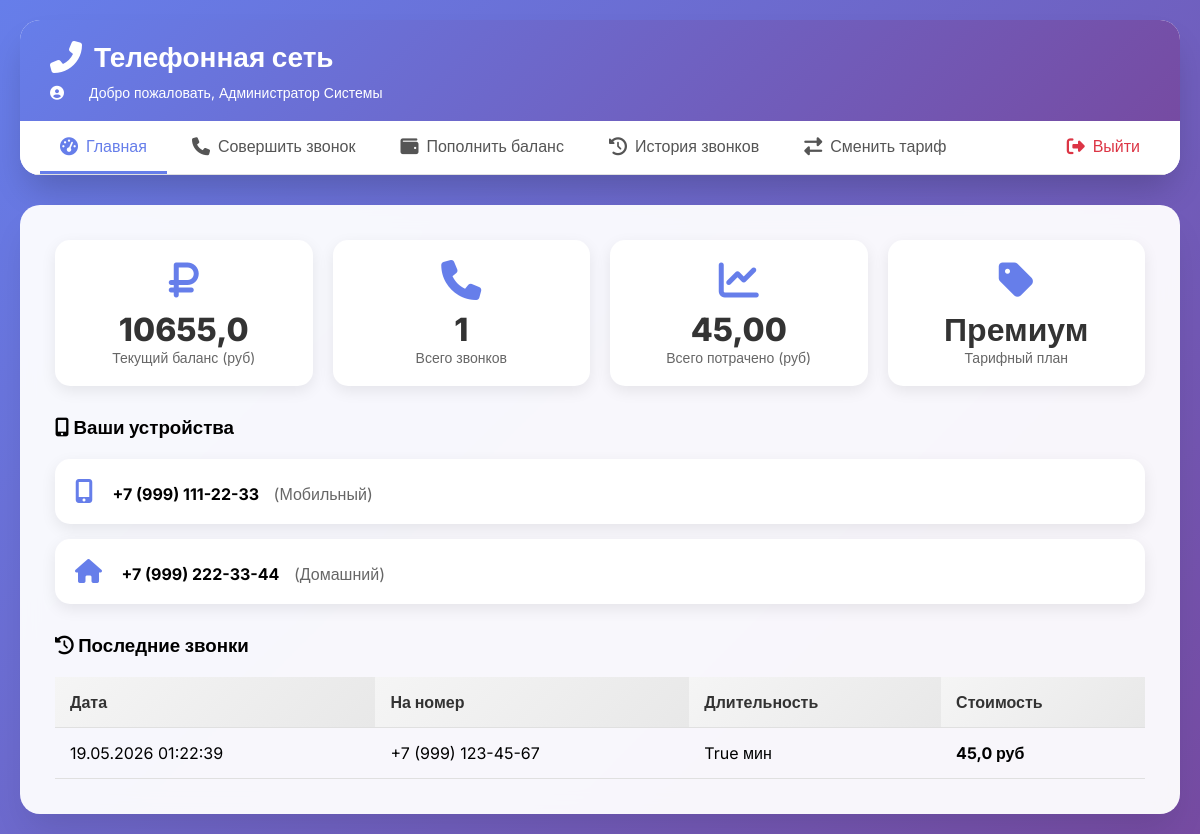
The page /dashboard/ (signed in) on the database its author committed.
### billing/models.py (models this page shows, shortened)
class Client(models.Model):
    name = models.CharField(max_length=100)
    balance = models.FloatField(default=0.0)
    tariff = models.ForeignKey(Tariff, on_delete=models.SET_NULL, null=True)
    username = models.CharField(max_length=50, unique=True, default='user')
    password = models.CharField(max_length=128, default='password')
    is_admin = models.BooleanField(default=False)
    class Meta:
        db_table = 'clients'

class Tariff(models.Model):
    name = models.CharField(max_length=50)
    price_per_minute = models.FloatField(default=1.0)
    class Meta:
        db_table = 'tariffs'

class Device(models.Model):
    DEVICE_TYPES = [
        ('mobile', 'Мобильный'),
        ('home', 'Домашний'),
    ]
    phone_number = models.CharField(max_length=20, unique=True)
    device_type = models.CharField(max_length=10, choices=DEVICE_TYPES)
    client = models.ForeignKey(
        Client, on_delete=models.CASCADE, related_name='devices')
    class Meta:
        db_table = 'devices'

class Call(models.Model):
    start_time = models.DateTimeField(auto_now_add=True)
    duration_sec = models.IntegerField()
    cost = models.FloatField(default=0.0)
    from_device = models.ForeignKey(
        Device, on_delete=models.CASCADE, related_name='outgoing_calls')
    to_device = models.ForeignKey(
        Device, on_delete=models.CASCADE, related_name='incoming_calls')
    class Meta:
        db_table = 'calls'

### billing/views.py (the view)
# urls.py: path('dashboard/', views.dashboard, name='dashboard'),
def dashboard(request):
    if 'client_id' not in request.session:
        return redirect('login')
    client = Client.objects.get(id=request.session['client_id'])
    devices = Device.objects.filter(client=client)
    recent_calls = Call.objects.filter(from_device__client=client).order_by('-start_time')[:5]
    context = {
        'client': client,
        'devices': devices,
        'recent_calls': recent_calls,
        'client_name': client.name,
        'total_spent': sum([float(call.cost) for call in Call.objects.filter(from_device__client=client)]),
        'total_calls': Call.objects.filter(from_device__client=client).count(),
    }
    return render(request, 'billing/dashboard.html', context)

### billing/templates/billing/dashboard.html
{% extends 'billing/base.html' %} {% block content %}
<div class="stats-grid">
  <div class="stat-card">
    <i class="fas fa-ruble-sign"></i>
    <div class="number">{{ client.balance }}</div>
    <div class="label">Текущий баланс (руб)</div>
  </div>
  <div class="stat-card">
    <i class="fas fa-phone"></i>
    <div class="number">{{ total_calls }}</div>
    <div class="label">Всего звонков</div>
  </div>
  <div class="stat-card">
    <i class="fas fa-chart-line"></i>
    <div class="number">{{ total_spent|floatformat:2 }}</div>
    <div class="label">Всего потрачено (руб)</div>
  </div>
  <div class="stat-card">
    <i class="fas fa-tag"></i>
    <div class="number">{{ client.tariff.name|default:"Не выбран" }}</div>
    <div class="label">Тарифный план</div>
  </div>
</div>
<h3 style="margin: 30px 0 20px 0">
  <i class="fas fa-mobile-alt"></i> Ваши устройства
</h3>
<div style="display: grid; gap: 15px; margin-bottom: 30px">
  {% for device in devices %}
  <div
    class="card"
    style="display: flex; justify-content: space-between; align-items: center"
  >
    <div>
      <i
        class="fas fa-{% if device.device_type == 'mobile' %}mobile-alt{% else %}home{% endif %}"
        style="color: #667eea; font-size: 24px; margin-right: 15px"
      ></i>
      <strong>{{ device.phone_number }}</strong>
      <span style="color: #666; margin-left: 10px"
        >({{ device.get_device_type_display }})</span
      >
    </div>
  </div>
  {% empty %}
  <div class="alert alert-info">У вас нет зарегистрированных устройств</div>
  {% endfor %}
</div>
<h3 style="margin-bottom: 20px">
  <i class="fas fa-history"></i> Последние звонки
</h3>
{% if recent_calls %}
<table>
  <thead>
    <tr>
      <th>Дата</th>
      <th>На номер</th>
      <th>Длительность</th>
      <th>Стоимость</th>
    </tr>
  </thead>
  <tbody>
    {% for call in recent_calls %}
    <tr>
      <td>{{ call.start_time|date:"d.m.Y H:i:s" }}</td>
      <td>{{ call.to_device.phone_number }}</td>
      <td>{{ call.duration_sec|divisibleby:60 }} мин</td>
      <td><strong>{{ call.cost }} руб</strong></td>
    </tr>
    {% endfor %}
  </tbody>
</table>
{% else %}
<div class="alert alert-info">Звонков пока нет</div>
{% endif %} {% endblock %}

### billing/templates/billing/base.html (shortened to what this page needs)
<!doctype html>
<html lang="ru">
  <head>
    <link
      rel="stylesheet"
      href="https://cdnjs.cloudflare.com/ajax/libs/font-awesome/6.4.0/css/all.min.css"
    />
  </head>
  <body>
    <div class="container">
      <div class="header">
        <div class="header-top">
          <h1>
            <i class="fas fa-phone-alt"></i>
            Телефонная сеть
          </h1>
          {% if request.session.client_id %}
          <div class="user-info">
            <i class="fas fa-user-circle"></i>
            <span
              >Добро пожаловать, {{ client_name|default:"Пользователь" }}</span
            >
          </div>
          {% endif %}
        </div>
        {% if request.session.client_id %}
        <div class="nav-menu">
          <a
            href="{% url 'dashboard' %}"
            class="{% if request.resolver_match.url_name == 'dashboard' %}active{% endif %}"
          >
            <i class="fas fa-tachometer-alt"></i> Главная
          </a>
          <a
            href="{% url 'make_call' %}"
            class="{% if request.resolver_match.url_name == 'make_call' %}active{% endif %}"
          >
            <i class="fas fa-phone"></i> Совершить звонок
          </a>
          <a
            href="{% url 'topup' %}"
            class="{% if request.resolver_match.url_name == 'topup' %}active{% endif %}"
          >
            <i class="fas fa-wallet"></i> Пополнить баланс
          </a>
          <a
            href="{% url 'history' %}"
            class="{% if request.resolver_match.url_name == 'history' %}active{% endif %}"
          >
            <i class="fas fa-history"></i> История звонков
          </a>
          <a
            href="{% url 'change_tariff' %}"
            class="{% if request.resolver_match.url_name == 'change_tariff' %}active{% endif %}"
          >
            <i class="fas fa-exchange-alt"></i> Сменить тариф
          </a>
          <a href="{% url 'logout' %}" class="logout-link">
            <i class="fas fa-sign-out-alt"></i> Выйти
          </a>
        </div>
        {% endif %}
      </div>
      <div class="content">{% block content %}{% endblock %}</div>
    </div>
  </body>
</html>

### billing/templates/billing/base.html (style rules this page uses)
* { margin: 0; padding: 0; box-sizing: border-box; }
body { font-family: "Inter", sans-serif; background: linear-gradient(135deg, #667eea 0%, #764ba2 100%); min-height: 100vh; }
.container { max-width: 1400px; margin: 0 auto; padding: 20px; }
.header { background: rgba(255, 255, 255, 0.95); backdrop-filter: blur(10px); border-radius: 20px; padding: 0; margin-bottom: 30px; box-shadow: 0 20px 35px -8px rgba(0, 0, 0, 0.2); overflow: hidden; }
.header-top { background: linear-gradient(135deg, #667eea 0%, #764ba2 100%); padding: 20px 30px; color: white; }
.header-top h1 { font-size: 28px; font-weight: 700; display: flex; align-items: center; gap: 12px; }
.header-top h1 i { font-size: 32px; }
.user-info { display: flex; align-items: center; gap: 20px; margin-top: 10px; font-size: 14px; }
.user-info i { margin-right: 5px; }
.nav-menu { background: white; padding: 0 20px; border-bottom: 1px solid #e0e0e0; display: flex; flex-wrap: wrap; gap: 5px; }
.nav-menu a { display: inline-flex; align-items: center; gap: 8px; padding: 15px 20px; text-decoration: none; color: #555; font-weight: 500; transition: all 0.3s; border-bottom: 3px solid transparent; position: relative; }
.nav-menu a i { font-size: 18px; }
.nav-menu a.active { color: #667eea; border-bottom-color: #667eea; }
.logout-link { margin-left: auto; color: #dc3545 !important; }
.content { background: rgba(255, 255, 255, 0.95); backdrop-filter: blur(10px); border-radius: 20px; padding: 35px; box-shadow: 0 20px 35px -8px rgba(0, 0, 0, 0.1); }
.card { background: white; border-radius: 15px; padding: 20px; box-shadow: 0 5px 15px rgba(0, 0, 0, 0.08); transition: transform 0.3s, box-shadow 0.3s; }
table { width: 100%; border-collapse: collapse; }
th, td { padding: 15px; text-align: left; border-bottom: 1px solid #e0e0e0; }
th { background: linear-gradient(135deg, #f5f5f5 0%, #e8e8e8 100%); font-weight: 700; color: #333; }
.stats-grid { display: grid; grid-template-columns: repeat(auto-fit, minmax(250px, 1fr)); gap: 20px; margin-bottom: 30px; }
.stat-card { background: white; border-radius: 15px; padding: 20px; text-align: center; box-shadow: 0 5px 15px rgba(0, 0, 0, 0.08); }
.stat-card i { font-size: 40px; color: #667eea; margin-bottom: 10px; }
.stat-card .number { font-size: 32px; font-weight: 800; color: #333; }
.stat-card .label { color: #666; font-size: 14px; }

### rows shown on the page
Client: name "Администратор Системы", balance "10655,0", tariff.name "Премиум"
Device: phone_number "+7 (999) 111-22-33", device_type "Мобильный"
Device: phone_number "+7 (999) 222-33-44", device_type "Домашний"
Call: start_time "19.05.2026 01:22:39", to_device.phone_number "+7 (999) 123-45-67", duration_sec|divisibleby "True", cost "45,0"

### other values the page prints
{{ total_calls }} "1"
{{ total_spent|floatformat:2 }} "45,00"
